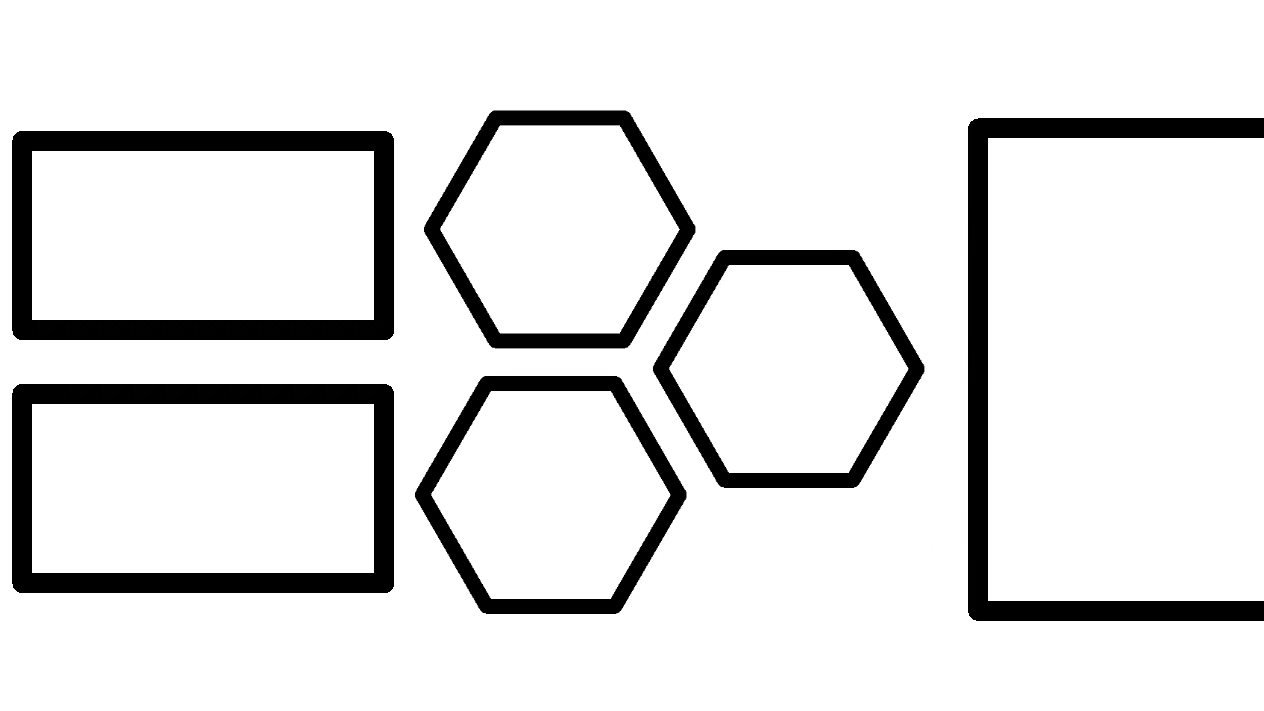
#> input picture shared/references/splits/honeycomb-side-panels.jpg, 1264 x 711 px, found by its file name
$ python cutout_asset.py ../references/splits ../references/splits/honeycomb-side-panels.jpg out.png --source-id ../references/splits/pyramid-left-right-bands.jpg
#> lines starting #> are read from the running program, lines starting #| are printed output that depends on the picture; after the words box and inside, x2 and y2 are one past the last pixel; in counts of white or black regions, pixels touching at a corner belong together
### shared/scripts/asset_cutout.py
"""Remove the flat background around an AI asset so it never lands as a square.

The same algorithm is used by `cutout_asset.py`
(transparent PNG for the PPTX), so the approved preview and the build agree.
"""

from __future__ import annotations

from collections import deque

from PIL import Image, ImageChops, ImageDraw, ImageFilter

DEFAULT_TOLERANCE = 28
DEFAULT_FEATHER = 2


def _rgb(value, default=(255, 255, 255)):
    if isinstance(value, (tuple, list)) and len(value) == 3:
        return tuple(int(channel) for channel in value)
    text = str(value or "").lstrip("#")
    if len(text) != 6:
        return default
    try:
        return tuple(int(text[index:index + 2], 16) for index in (0, 2, 4))
    except ValueError:
        return default


def border_color(image, inset=0):
    """Median colour of the outermost ring, used as the background estimate."""
    rgb = image.convert("RGB")
    width, height = rgb.size
    if width < 2 or height < 2:
        return (255, 255, 255)
    pixels = (
        list(rgb.crop((0, 0, width, 1)).getdata())
        + list(rgb.crop((0, height - 1, width, height)).getdata())
        + list(rgb.crop((0, 0, 1, height)).getdata())
        + list(rgb.crop((width - 1, 0, width, height)).getdata())
    )
    if not pixels:
        return (255, 255, 255)
    channels = []
    for index in range(3):
        values = sorted(pixel[index] for pixel in pixels)
        channels.append(values[len(values) // 2])
    return tuple(channels)


def close_mask(image, background, tolerance):
    """L mask: 255 where the pixel is within `tolerance` of the background."""
    bands = image.convert("RGB").split()
    masks = []
    for band, value in zip(bands, _rgb(background)):
        low, high = max(0, value - tolerance), min(255, value + tolerance)
        masks.append(
            band.point(lambda channel, lo=low, hi=high: 255 if lo <= channel <= hi else 0)
        )
    mask = masks[0]
    for extra in masks[1:]:
        mask = ImageChops.multiply(mask, extra)
    return mask


def border_connected(mask, scale=4):
    """Keep only the parts of `mask` connected to the border, computed downscaled."""
    width, height = mask.size
    small = mask.resize(
        (max(2, width // scale), max(2, height // scale)),
        Image.Resampling.BOX,
    )
    small_width, small_height = small.size
    data = small.load()
    visited = bytearray(small_width * small_height)
    queue = deque()

    def push(x, y):
        index = y * small_width + x
        if not visited[index] and data[x, y] >= 200:
            visited[index] = 1
            queue.append((x, y))

    for x in range(small_width):
        push(x, 0)
        push(x, small_height - 1)
    for y in range(small_height):
        push(0, y)
        push(small_width - 1, y)
    while queue:
        x, y = queue.popleft()
        for next_x, next_y in ((x + 1, y), (x - 1, y), (x, y + 1), (x, y - 1)):
            if 0 <= next_x < small_width and 0 <= next_y < small_height:
                push(next_x, next_y)
    grown = Image.new("L", (small_width, small_height), 0)
    grown.putdata([255 if flag else 0 for flag in visited])
    return grown.resize((width, height), Image.Resampling.BILINEAR)


def cutout_foreground(image, tolerance=DEFAULT_TOLERANCE, feather=DEFAULT_FEATHER, background=None):
    """Return the asset with its flat background removed and a soft edge."""
    rgba = image.convert("RGBA")
    if rgba.width < 4 or rgba.height < 4:
        return rgba
    reference = _rgb(background) if background else border_color(rgba)
    close = close_mask(rgba, reference, max(0, int(tolerance)))
    if close.getbbox() is None:
        return rgba
    background_area = border_connected(close)
    keep = ImageChops.invert(background_area)
    keep = keep.filter(ImageFilter.GaussianBlur(float(feather))) if feather else keep
    result = rgba.copy()
    result.putalpha(ImageChops.multiply(rgba.getchannel("A"), keep))
    return result


# [52 lines left out: function edge_transform, not called in this run]


def edge_mode(element):
    return edge_transform(element)["mode"]


ALL_EDGES = ("left", "right", "top", "bottom")


# [83 lines left out: functions feather_edges, apply_asset_edge, cutout_transform, apply_cutout, not called in this run]

### shared/scripts/workflow_lib.py
"""Shared project contracts, fingerprints and validation helpers."""

from __future__ import annotations

import hashlib
import json
import math
import os
import re
import time
from contextlib import contextmanager
from datetime import datetime, timezone
from pathlib import Path
import xml.etree.ElementTree as ET

from jsonschema import Draft202012Validator
from PIL import Image
from preview_originals import insertion_errors, local_frame_errors
from asset_cutout import cutout_transform, edge_transform
from imagegen_adapter import resolve_script
from preview_images import asset_image_errors, image_errors, stage_preview_errors
from qa_rules import (
    RULES_VERSION,
    SAME_STYLE_PALETTE_TOLERANCE,
    PHOTO_FRAME_ASPECT_TOLERANCE,
    PHOTO_FRAME_ASPECT_RELAXED_TOLERANCE,
    PLACEHOLDER_BOX_TOLERANCE,
    TEXT_BOX_COVER,
    text_role,
)
from shape_masks import shape_transform, boundary_mask
from text_metrics import element_font_size, fit_text_size, fits, font_provenance
from units import inch_to_px, normalized_box_to_inches, normalized_box_to_px, pt_to_px

ROOT = Path(__file__).resolve().parents[2]
STAGES = ["0", "1.1", "1.2", "1.3", "2.1", "2.2", "3.1", "3.2", "3.3", "4"]
# 三个候选设计方向：与阶段 2.1 的 option-a/b/c 以及候选图的 styleId 一一对应。
STYLE_IDS = ("a", "b", "c")
# 停机点：只有这些阶段允许暂停等用户；其余阶段必须一次跑完，不得中途结束任务进程。
STOP_POINTS = {
    "1.1": "需求与材料确认",
    "1.3": "设计稿复核",
    "2.1": "A/B/C 方案确认",
    "2.2": "完整预览批准",
}
STOP_POINT_ORDER = ("1.1", "1.3", "2.1", "2.2")
ARTIFACTS = {
    "1.1": ["00_intake/project-brief.md", "00_intake/ai-image-config.json", "01_inventory/material-inventory.md", "01_inventory/materials.json", "00_intake/requirements-approval.json"],
    "1.2": ["02_design/content-plan.md", "02_design/generated-assets.json", "02_design/generated-assets/*.png", "02_design/generation-jobs.json", "02_design/generation-ledger.json"],
    "1.3": ["02_design/design-spec.md", "02_design/content.json", "02_design/claim-map.json", "02_design/generated-assets.json", "02_design/image-intent-plan.json"],
    "2.1": ["02_design/split-references*", "02_design/split-references/**/*.png", "03_concepts/concept-review.md", "03_concepts/approved-direction.md", "03_concepts/approval.json", "03_concepts/generation-jobs.json", "03_concepts/generation-ledger.json", "03_concepts/option-*/preview.json", "03_concepts/option-*/*.png", "03_concepts/raw/**/*.png"],
    "2.2": ["02_design/image-plan.json", "04_full-preview/previews.json", "04_full-preview/raw/**/*.png", "04_full-preview/slides/*.png", "04_full-preview/generation-jobs.json", "04_full-preview/generation-ledger.json", "04_full-preview/generation-log.md", "04_full-preview/approval.json"],
    "3.1": ["05_reconstruction/element-inventory.md", "05_reconstruction/slide-elements.md"],
    "3.2": ["05_reconstruction/assets.json", "05_reconstruction/photos/*", "05_reconstruction/vectors/*", "05_reconstruction/rasters/*", "05_reconstruction/cutouts/*"],
    "4": ["08_speaker-notes/notes.json", "08_speaker-notes/speaker-script.md"],
    "3.3": ["06_build/deck-spec.json", "07_delivery/deck.pptx", "07_delivery/build-manifest.json", "07_delivery/render-manifest.json", "07_delivery/review-manifest.json", "07_delivery/qa-review.json", "07_delivery/qa-report.md", "07_delivery/preview/**/*.png", "07_delivery/review/**/*.png"],
}


def now():
    return datetime.now(timezone.utc).isoformat()


def read_json(path):
    return json.loads(Path(path).read_text(encoding="utf-8-sig"))


# [46 lines left out: functions write_json, project_lock, not called in this run]


def replace_file(temporary, path, attempts=6, delay=0.05):
    """Atomically move a temporary file into place, tolerating Windows file locks."""
    temporary, path = Path(temporary), Path(path)
    for attempt in range(attempts):
        try:
            temporary.replace(path)
            return path
        except PermissionError:
            if attempt == attempts - 1:
                raise
            time.sleep(delay * (attempt + 1))
    return path


def digest(path):
    with Path(path).open("rb") as stream:
        return hashlib.file_digest(stream, "sha256").hexdigest()


def asset_path(project, value):
    path = Path(value)
    return path if path.is_absolute() else project / path


# [69 lines left out: functions schema_errors, reference_category_errors, collect, check_hashes, not called in this run]


# 分块参考图索引：形态样例与「提示词怎么写」都放在 shared/references/splits 里。
SPLIT_REFERENCE_INDEX = ROOT / "shared/references/splits/index.json"
SPLIT_REFERENCE_ROOT = "02_design/split-references"
DEFAULT_SPECIAL_SPLITS = (
    "斜切", "弧线", "扇形", "同心圆", "波浪", "金字塔", "圆形放射", "左圆右栏",
)


def split_reference_index():
    """分块参考图索引：每条含名称、形态、提示词写法与参考图文件。"""
    entries = []
    data = read_json(SPLIT_REFERENCE_INDEX)
    for key, kind in (("splits", "special"), ("macro", "macro")):
        for entry in data.get(key, []) or []:
            entries.append({**entry, "kind": entry.get("kind", kind)})
    return entries


# [10 lines left out: function split_entries, not called in this run]


def split_reference_path(entry):
    """该分块条目随任务交给 AI 的参考图（项目内相对路径）。"""
    return f"{SPLIT_REFERENCE_ROOT}/{entry['id']}/{entry['default']}"


def _special_split_names():
    try:
        return tuple(
            entry["name"] for entry in split_reference_index() if entry["kind"] == "special"
        )
    except (OSError, ValueError, TypeError, KeyError):
        return DEFAULT_SPECIAL_SPLITS


SPECIAL_SPLITS = _special_split_names()


# [13 lines left out: function page_split_rows, not called in this run]


TEXTBOX_SHAPE_TOKENS = (
    "无文本框",
    "直角五边形",
    "圆角矩形",
    "弧线条带",
    "分色色块",
    "平行四边形",
    "六边形",
    "五边形",
    "胶囊形",
    "胶囊",
    "气泡",
    "椭圆",
    "圆形",
    "梯形",
    "菱形",
    "三角形",
    "矩形",
    "色块",
    "色带",
    "箭形",
)
CANVAS_RATIO_TOKENS = ("16:9", "16：9", "1920×1080", "1920x1080", "1920*1080")
# 页内文字间逻辑关系的表达方式：箭头或箭形色块
LOGIC_ARROW_TOKENS = ("箭头", "箭形")
# 提示词要强调图片占位框的宽高比固定不变
RATIO_LOCK_TOKENS = (
    "不能改变", "不要改变", "不得改变", "不可改变", "不能变", "比例不变",
    "不变形", "不能变形", "不拉伸", "不要拉伸", "不得拉伸", "保持比例", "保持宽高比",
)
# 阶段 1.2 的大图候选（封面／目录／背景底图）：提示词要写明 16:9 比例
BIG_IMAGE_JOB_TOKENS = (
    "hero-image", "toc-image", "content-background", "thanks-image",
    "封面大图", "标题图", "目录页大图", "目录页主图", "目录图", "背景底图", "背景图",
)
PALETTE_MATCH_TOKENS = (
    "同一套配色", "同色系", "配色相近", "配色一致", "颜色相近", "相近的颜色",
    "相近的配色", "与大图配色一致",
)
NO_PROGRESS_TOKENS = ("无进度条", "不加进度条", "不要进度条", "不画进度条", "不需要进度条")
# 提示词使用Markdown列表，排版要求内部按实际分块嵌套
POINT_LABELS = ("比例要求", "内容要求", "排版要求", "图片占位框比例", "风格要求", "进度条要求")


# [57 lines left out: functions prompt_points, prompt_emphasis_errors, prompt_markdown_layout_errors, not called in this run]


PAGE_TYPE_KIND = {
    "title": "hero-image",
    "toc": "toc-image",
    "thanks": "content-background",
    "content": "content-background",
}


# [89 lines left out: functions palette_signature, palette_distance, preview_direction, preview_palette_warnings, not called in this run]


def preview_palette_errors(project, stage, option, pages):
    """Compatibility API: numeric palette differences no longer block approval."""
    return []


ARROW_LINK_TOKENS = ("→", "->", "指向")


# [378 lines left out: functions design_page_plan_errors, page_logic_arrows, page_textbox_shapes, preview_prompt_forbidden_details, preview_prompt_height_matches_content, prompt_internal_identifiers and 4 more, not called in this run]


# 分区几何以设计稿实际选择为准，不强制照搬参考图。
# 特殊分块的形态词：提示词只写名字不算说明形态，至少要点到一个
SPLIT_FORM_TOKENS = (
    "方向", "倾角", "走向", "弯曲", "凸", "凹", "圆心", "半径", "扇区",
    "波峰", "振幅", "顶点", "出血压边", "条目数", "自上而下", "横向", "竖向", "斜切角度",
)


# [22 lines left out: function split_references_for_page, not called in this run]


def split_reference_manifest_errors(project, split_cells):
    """Compatibility hook: split images are local design aids, not preview inputs."""
    return []


# [134 lines left out: functions image_plan_trace_errors, image_plan_geometry_errors, ai_image_config_errors, _sensitive_ledger_errors, generation_paths, not called in this run]


_generation_paths = generation_paths


INTERNAL_REFERENCE_PREFIXES = (
    "02_design/split-references/",
    "03_concepts/",
    "04_full-preview/",
)


# [10 lines left out: function internal_reference, not called in this run]


PROMPTS_LOG = "02_design/generation-prompts.md"


# [1180 lines left out: functions generation_prompts_errors, generation_jobs_errors, generation_ledger_errors, _preview_pages_path, read_preview_pages, placeholder_errors and 15 more, not called in this run]


def stop_point_label(stage):
    return f"{stage}（{STOP_POINTS[stage]}）" if stage in STOP_POINTS else stage


# [265 lines left out: functions next_stop_point, stop_point_status, stop_point_errors, gate_errors, layout_adjustment_errors, image_plan_errors and 1 more, not called in this run]


def is_planned_image(element):
    return element.get("origin", "planned") == "planned"


# [265 lines left out: functions svg_errors, text_fit_errors, boxed_text_shape, spec_text_errors, spec_errors, content_errors and 4 more, not called in this run]

### shared/scripts/cutout_asset.py
#!/usr/bin/env python3
"""Bake an AI asset into a transparent PNG for the editable PPTX."""

from __future__ import annotations

import argparse
from datetime import datetime, timezone
import json
from pathlib import Path
import sys

from PIL import Image, ImageOps

from asset_cutout import border_color, cutout_foreground
from shape_masks import apply_mask, make_mask
from workflow_lib import digest, read_json, replace_file, write_json

MASKS = [
    "none",
    "circle",
    "ellipse",
    "capsule",
    "bubble",
    "rounded-rectangle",
    "hexagon",
    "trapezoid",
    "parallelogram",
]


def _project_path(project, value):
    path = Path(value)
    return path.resolve() if path.is_absolute() else (project / path).resolve()


def _hex(value):
    if value is None:
        return None
    text = str(value).lstrip("#")
    if len(text) != 6:
        raise ValueError("background 必须是 #RRGGBB")
    try:
        int(text, 16)
    except ValueError:
        raise ValueError("background 必须是 #RRGGBB") from None
    return f"#{text.upper()}"


def bake(
    project,
    source_path,
    output_path,
    source_id,
    mask="none",
    cutout=True,
    tolerance=28,
    feather=2,
    background=None,
    manifest_path=None,
    description="",
    source_asset_id=None,
):
    project = Path(project).resolve()
    source_path = _project_path(project, source_path)
    output_path = _project_path(project, output_path)
    if not output_path.is_relative_to(project):
        raise ValueError("抠图输出必须位于项目目录内")
    if output_path.suffix.lower() != ".png":
        raise ValueError("抠图输出必须是 PNG")
    if source_path == output_path:
        raise ValueError("不能覆盖原始素材")
    if not source_path.is_file():
        raise ValueError(f"源素材不存在：{source_path}")
    if mask not in MASKS:
        raise ValueError(f"mask 必须是 {MASKS}")
    if not cutout and mask == "none":
        raise ValueError("必须至少使用边缘抠图或几何遮罩之一，否则仍是方形素材")
    background = _hex(background)
    if not 0 <= int(tolerance) <= 128:
        raise ValueError("tolerance 必须在 0 到 128 之间")
    if not 0 <= float(feather) <= 12:
        raise ValueError("feather 必须在 0 到 12 之间")

    with Image.open(source_path) as original:
        image = ImageOps.exif_transpose(original).convert("RGBA")
    source_size = list(image.size)
    detected = None
    if cutout:
        detected = "#%02X%02X%02X" % border_color(image)
        image = cutout_foreground(image, int(tolerance), float(feather), background)
    mask_name = mask if mask != "none" else None
    if mask_name:
        image = apply_mask(image, make_mask(mask_name, image.size))
    alpha = image.getchannel("A")
    histogram = alpha.histogram()
    transparent = sum(histogram[:250])
    total = image.width * image.height
    ratio = transparent / total if total else 0.0
    if ratio <= 0.0:
        raise ValueError(
            "抠图没有产生任何透明像素；请确认素材背景是纯色、或改用 --mask，"
            "避免方形素材直接进入画面"
        )
    if ratio >= 0.995:
        raise ValueError(
            f"抠图去掉了 {ratio:.0%} 的素材，几乎整张图都被抹掉："
            "素材主体颜色与背景过于接近，请换用带主体的素材，或改用 --mask 几何遮罩"
        )
    output_path.parent.mkdir(parents=True, exist_ok=True)
    temporary = output_path.with_suffix(".tmp.png")
    image.save(temporary, format="PNG")
    replace_file(temporary, output_path)

    record = {
        "sourceId": source_id,
        "path": output_path.relative_to(project).as_posix(),
        "sha256": digest(output_path),
        "sourcePath": source_path.relative_to(project).as_posix()
        if source_path.is_relative_to(project)
        else str(source_path),
        "sourceSha256": digest(source_path),
        "sourceSize": source_size,
        "outputSize": list(image.size),
        "alphaMode": "edge-cutout" if cutout else "mask",
        "mask": mask,
        "cutout": {
            "enabled": bool(cutout),
            "tolerance": int(tolerance),
            "feather": float(feather),
            "background": background or detected,
        },
        "transparentRatio": round(ratio, 4),
        "createdAt": datetime.now(timezone.utc).isoformat(),
        "description": description,
    }
    if source_asset_id:
        record["sourceAssetId"] = source_asset_id
    if manifest_path:
        manifest_path = _project_path(project, manifest_path)
        manifest = read_json(manifest_path) if manifest_path.exists() else {"assets": []}
        if not isinstance(manifest.get("assets"), list):
            raise ValueError("素材清单必须包含 assets 数组")
        manifest["assets"] = [
            item for item in manifest["assets"] if item.get("sourceId") != source_id
        ]
        manifest["assets"].append(record)
        write_json(manifest_path, manifest)
    return record


def main():
    parser = argparse.ArgumentParser(description=__doc__)
    parser.add_argument("project_dir")
    parser.add_argument("source")
    parser.add_argument("output")
    parser.add_argument("--source-id", required=True)
    parser.add_argument("--source-asset-id")
    parser.add_argument("--mask", choices=MASKS, default="none")
    parser.add_argument("--no-cutout", action="store_true")
    parser.add_argument("--tolerance", type=int, default=28)
    parser.add_argument("--feather", type=float, default=2)
    parser.add_argument("--background")
    parser.add_argument("--manifest")
    parser.add_argument("--description", default="")
    args = parser.parse_args()
    project = Path(args.project_dir).resolve()
    result = bake(
        project,
        args.source,
        args.output,
        args.source_id,
        args.mask,
        not args.no_cutout,
        args.tolerance,
        args.feather,
        args.background,
        args.manifest,
        args.description,
        args.source_asset_id,
    )
#> in bake, original is the input picture: PIL image 1264x711 RGB; min 0, max 255, mean 226.8
#> in border_color, `pixels = ( list(rgb.crop((0, 0, width, 1)).getdata()) + list(rgb.crop(..`: pixels = 3950 items, first 6: (255, 255, 255), (255, 255, 255), (255, 255, 255), (255, 255, 255), (255, 255, 255), (255, 255, 255)
#> after the loop in border_color, `for index in range(3):`: channels = [255, 255, 255]
#> in bake, `detected = "#%02X%02X%02X" % border_color(image)`: detected = '#FFFFFF'
#> in cutout_foreground, `reference = _rgb(background) if background else border_color(rgba)`: reference = (255, 255, 255)
#> the loop in close_mask, `for band, value in zip(bands, _rgb(background)):` made 3 passes
#> after the loop in close_mask, `for band, value in zip(bands, _rgb(background)):`: masks = 3 items
#> in close_mask, `mask = masks[0]`:
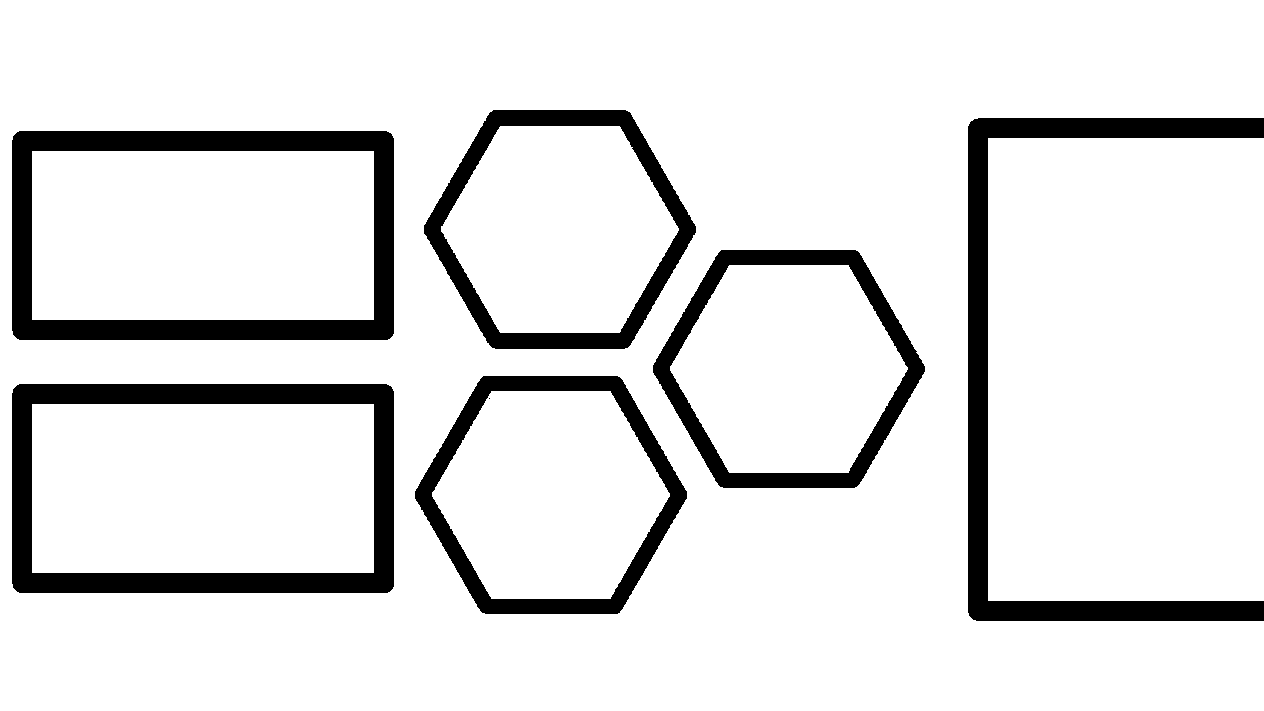
#> mask: PIL image 1264x711 L; 88.8% white; 7 black regions (1 under 20 px), largest, box (x1, y1, x2, y2) and area: (12, 131, 394, 340) 21952, (12, 384, 394, 593) 21952, (968, 118, 1264, 621) 21045, (424, 110, 696, 349) 12117, (415, 376, 687, 614) 11875, (653, 250, 925, 488) 11856
#> the loop in close_mask, `for extra in masks[1:]:` made 2 passes
#> in border_connected, `small = mask.resize( (max(2, width // scale), max(2, height // scale))..`:
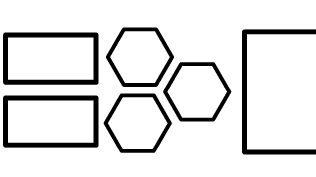
#> small: PIL image 316x177 L; min 0, max 255, mean 226.5
#> (the rest of the program and of its run is left out)
